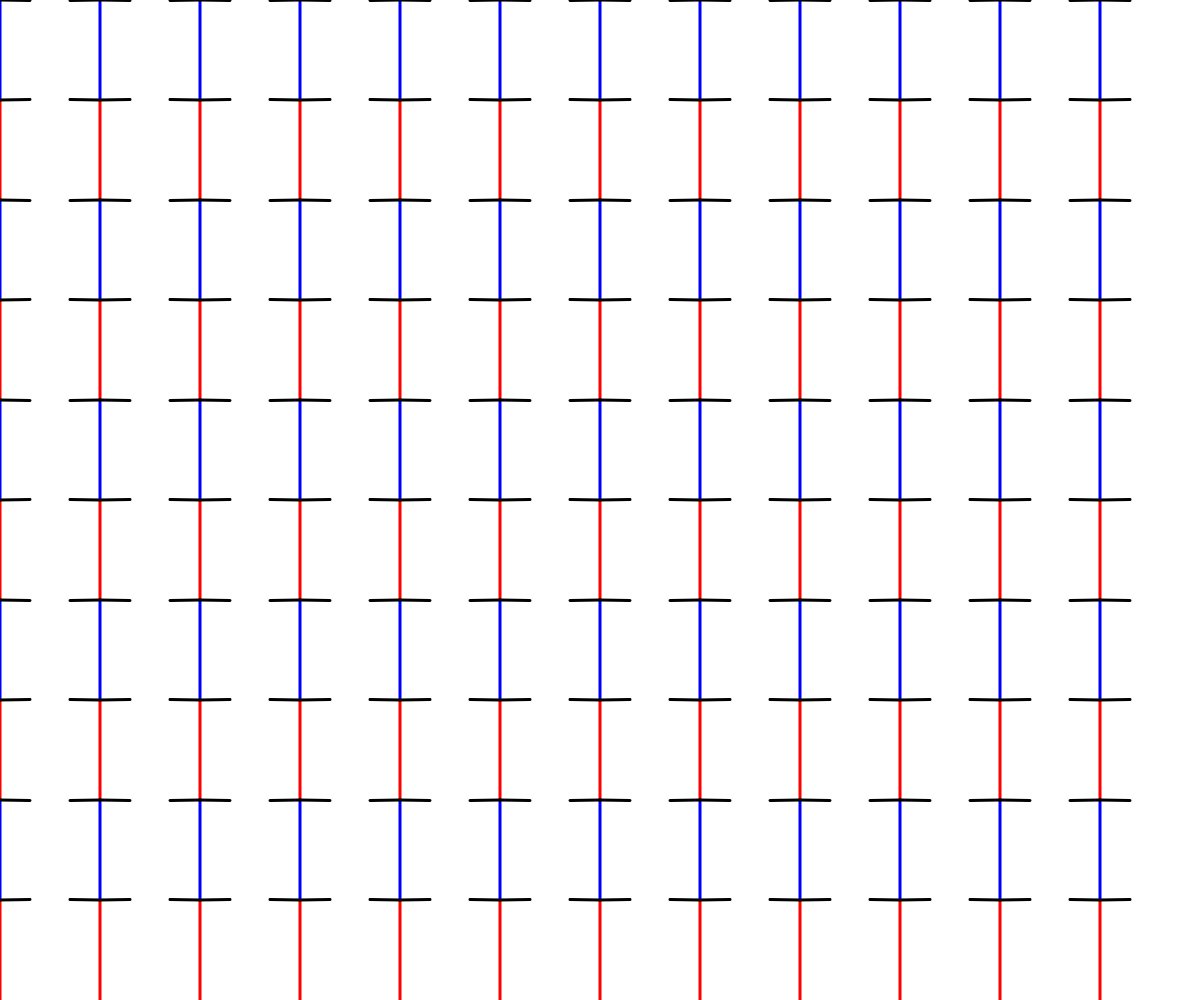
Frame 1 (no input)
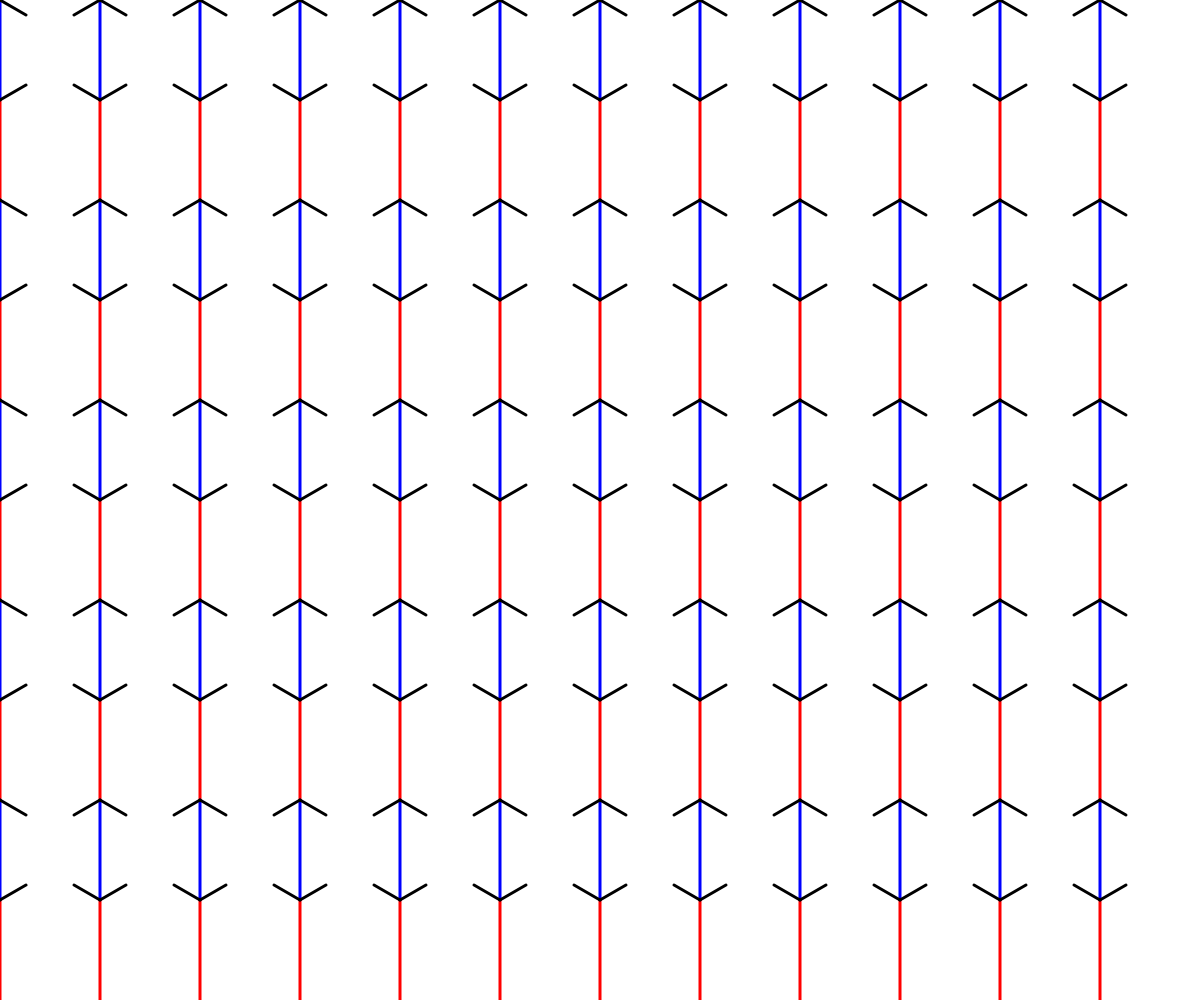
Frame 60 (no input)
Frame 120 (the mouse pressed at the canvas centre since frame 60): identical to frame 60, image omitted

The p5.js sketch that drew these frames (run headless with seeded random() and noise() and a simulated clock; from frame 60 on, the mouse is pressed at the canvas centre):

// p5.js sketch
// ── sketch.js
// Using the Illusion Class
// Dan Schellenberg
// based on an idea from https://boingboing.net/2018/04/30/cool-animated-examples-of-the.html

// Add code to use the class as described in the quiz question.

let myIllusion;

function setup() {
  createCanvas(windowWidth, windowHeight);
  myIllusion = new Illusion("red","blue", "black");


}

function draw() {
  background(255);
  myIllusion.display();

}

function mousePressed() {
  if(mouseButton === LEFT){
    myIllusion.togglePause();
  }

  }

  

// Do not edit the code beneath this comment. 
// -----------------------------------------------

class Illusion {
  constructor(firstLineColor, secondLineColor, arrowColor) {
    this.firstLineColor = firstLineColor;
    this.secondLineColor = secondLineColor;
    this.arrowColor = arrowColor;
    this.isPaused = false;
    this.arrowArray = [];
    
    //initialize
    let angle = 1;
    for (let x = 0; x < width; x += 100) {
      for (let y = 0; y < height; y += 100) {
        this.arrowArray.push(new ChangingArrow(x, y, 30, 0, angle, 15, this.arrowColor));
        angle *= -1;
      }
    }
  }

  togglePause() {
    this.isPaused = !this.isPaused;
  }

  display() {
    let thisColor = 1;
    for (let x = 0; x < width; x += 100) {
      for (let y = 0; y < height; y += 100) {
        if (thisColor % 2 === 0) {
          stroke(this.firstLineColor);
        }
        else {
          stroke(this.secondLineColor);
        }
        strokeWeight(3);
        line(x, y, x, y + 100);
        thisColor++;
      }
    }
    
    if (!this.isPaused) {
      for (let i = 0; i < this.arrowArray.length; i++) {
        this.arrowArray[i].updateAngle();
      }
    }
    for (let i = 0; i < this.arrowArray.length; i++) {
      this.arrowArray[i].display();
    }
  }
}

class ChangingArrow {
  constructor(x, y, length, angle, angleChange, speed, color) {
    this.x = x;
    this.y = y;
    this.length = length;
    this.angle = angle;
    this.color = color;
    this.lastUpdateTime = millis();
    this.speed = speed;
    this.angleChange = angleChange;
  }

  display() {
    angleMode(DEGREES);
    push();

    stroke(this.color);
    strokeWeight(3);
    translate(this.x, this.y);

    push();
    rotate(this.angle);
    line(0, 0, this.length, 0);
    pop();

    push();
    rotate(-this.angle);
    line(0, 0, -this.length, 0);
    pop();

    pop();
  }

  updateAngle() {
    if (millis() > this.lastUpdateTime + this.speed) {
      this.angle += this.angleChange;
      this.lastUpdateTime = millis();
      if (this.angle >= 45 || this.angle <= -45) {
        this.angleChange *= -1;
      }
    }
  }

}
